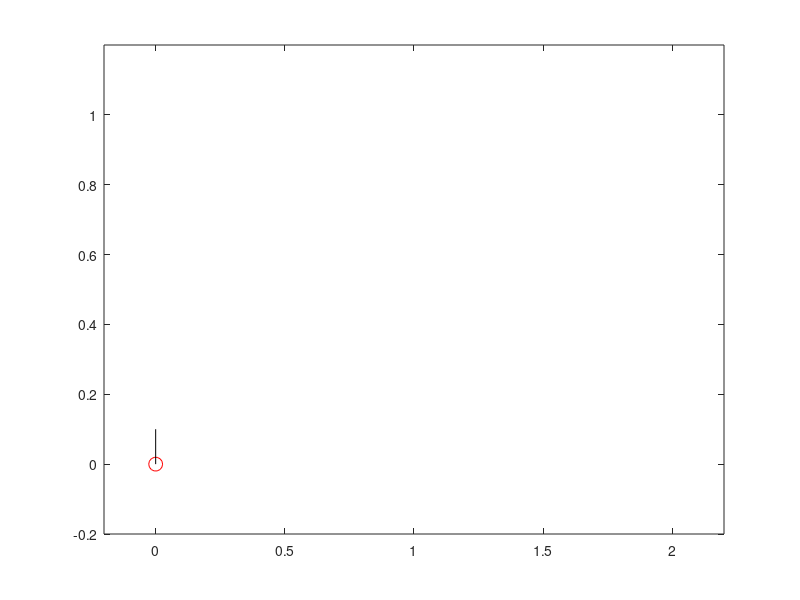

MATLAB code to generate this figure: (Note: this script raises an error after producing the figure.)
clc
clear all
close all
%% Definir posicion inicial
posicion_inicial = [0 0]; % [m]
posicion_final = [2 1]; % [m]
t_i = pi/2; % Rotación inicial del robot con respecto al eje x [rad]

ts = 1; % Periodo | intervalos de simulación

xi = posicion_inicial(1);
xf = posicion_final(1);
yi = posicion_inicial(2);
yf = posicion_final(2);
%% Display robot
plot(xi, yi,'bo', 'MarkerSize', 10, 'color', 'r');
hold on
ylim([yi-0.2 yf+0.2])
xlim([xi-0.2 xf+0.2])

line([xi 0.1*cos(t_i)+xi], [yi 0.1*sin(t_i)+yi], 'color', 'k') % Linea de frente

%% Pre-simulacion
% Se obtienen velocidades iniciales a partir de los puntos dados
[Vxp, Vyp, w, t_e] = desplazamiento(xi, yi, t_i, xf, yf);

%% Vectores para gráfcias | no afectan simulación
v_ti = [t_i]; % Vector de rotacion del robot t_i
v_xi = [xi]; % Vector de posicion del robot en X xi
v_yi = [yi]; % Vector de posicion del robot en Y yi
v_Vxp = [Vxp]; % Vector de velocidad del robot en X Vxp
v_Vyp = [Vxp]; % Vector de velocidad del robot en Y Vyp
v_w = [w]; % Vector de velocidad angular del robor w
v_te = [t_e]; % Vector de error t_e

v_w1 = [0]; % Vector de velocidad angular de la rueda
v_w2 = [0]; % Vector de velocidad angular de la rueda
v_w3 = [0]; % Vector de velocidad angular de la rueda
v_w4 = [0]; % Vector de velocidad angular de la rueda

%% Simulación
% Se inicia ciclo
for t=0:ts:3000
    % Obtener las velocidades angulares de cada rueda
    [w1, w2, w3, w4] = cinematico(Vxp, Vyp, w);
    
    % Calcular nueva posición
    dx = Vxp*ts; % Distancia recorrida en X
    dy = Vyp*ts; % Distancia recorrida en Y
    d = sqrt((dx^2)+(dy^2)); % Distancia total recorrida
    td = atan(dx/dy); % Angulo del vector de desplazamiento

    xi = xi + d*cos(td+(pi/2)-t_i); % Nueva posicion X
    yi = yi + d*sin(td+(pi/2)-t_i); % Nueva posicion Y
    t_i = t_i + w*ts; % Nueva posicion angular
    
    plot(xi, yi, 'bo', 'MarkerSize', 10); % Dibujar posicion
    line([xi 0.1*cos(t_i)+xi], [yi 0.1*sin(t_i)+yi], 'color', 'k'); % Linea de frente 
    % pause(ts)
    
    [Vxp, Vyp, w, t_e] = desplazamiento(xi, yi, t_i, xf, yf); %Recalcular las velocidades con la nueva posición
    
    v_w1 = [v_w1 w1];
    v_w2 = [v_w2 w2];
    v_w3 = [v_w3 w3];
    v_w4 = [v_w4 w4];
    v_ti = [v_ti t_i]; % Agregar al vector
    v_xi = [v_xi xi]; % Agregar al vector
    v_yi = [v_yi yi]; % Agregar al vector
    v_Vxp = [v_Vxp Vxp]; % Agregar al vector
    v_Vyp = [v_Vyp Vyp]; % Agregar al vector
    v_w = [v_w w]; % Agregar al vector
    v_te = [v_te t_e]; % Agregar al vector
    
    if xi/xf > 0.99999 % Si llega al punto deseado
        break
    elseif yi/yf > 0.99999
        break
    end
end

%% Gráficas

% Scale time
t = [0:ts:(length(v_Vxp)-1)*ts];

%% Ángulo del robot
figure % nuevo gráfico
plot(v_ti*(320/(2*pi)))
grid on
title('Angulo del robot [grados]')

%% Posición del robot
figure
plot(v_xi, v_yi)
hold on
line([v_xi(1) xf], [v_yi(1) yf], 'color', 'r')
grid on
title('Posición del robot [m]')

%% Velocidad del robot
figure
plot(t, v_Vxp)
hold on
plot(t, v_Vyp)
grid on
title('Velocidad del robot en X e Y [m/s]')
legend('Vxp', 'Vyp')

%% Velocidad angular del robot
figure
plot(v_w)
grid on
title('Velocidad angular del robot [rad]')

%% Error t_e
figure
plot(v_te)
grid on
title('Error te [rad]')

%% Control ruedas
figure
plot(t, v_w1)
hold on
plot(t, v_w2)
plot(t, v_w3)
plot(t, v_w4)
grid on
title('W1, W2, W3, W4 [rad/s]')
legend('W1','W2', 'W3', 'W4')